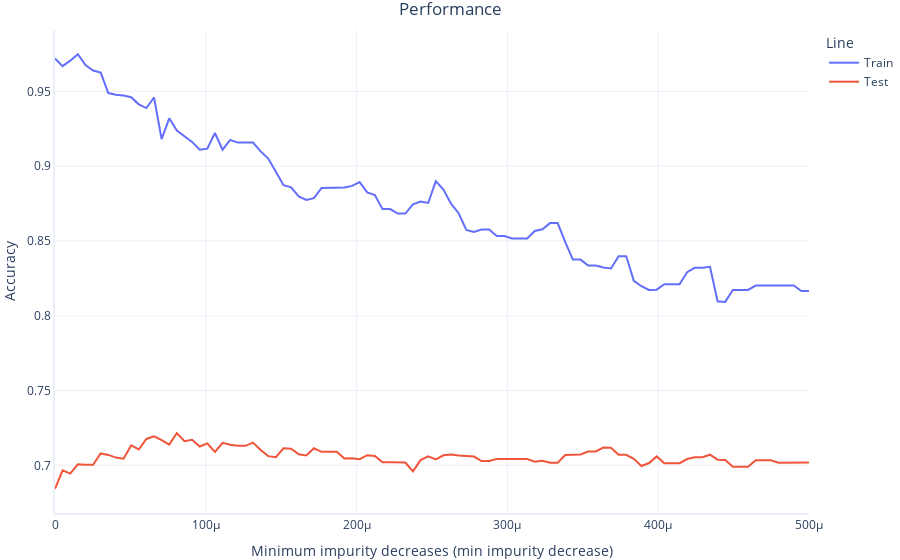

The notebook cell saved with this chart:
### Code cell
import numpy as np

# Shrink the training set temporarily to explore this
# setting with a more normal sample size
full_trainset = train
train = full_trainset[:1000] # limit to 1000 samples

min_impurity_decreases = np.linspace(0, 0.0005, num=100)

# Train our models and report their performance
train_accuracies = []
test_accuracies = []

print("Working...")
for min_impurity_decrease in min_impurity_decreases:

    # Prepare the model 
    rf = RandomForestClassifier(n_estimators=10,
                                min_impurity_decrease=min_impurity_decrease,
                                random_state=2, 
                                verbose=False)
    
    # Train and test the result
    train_accuracy, test_accuracy = fit_and_test_model(rf)

    # Save the results
    test_accuracies.append(test_accuracy)
    train_accuracies.append(train_accuracy)


# Plot results
graphing.line_2D(dict(Train=train_accuracies, Test=test_accuracies), 
                    min_impurity_decreases,
                    label_x="Minimum impurity decreases (min_impurity_decrease)",
                    label_y="Accuracy",
                    title="Performance", show=True)

# Roll back the train dataset to the full train set
train = full_trainset
